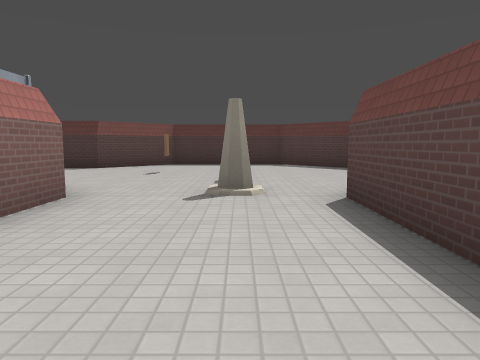
View 1 (above)

21 first-person views from a walk through a Godot game level. The camera is 1.3 m above the floor, tilts 6° down and sees 70° across. The floor is counted in squares, 2 m on a side. Each view is taken from the middle of a square. On the plan, view 1 faces up. The plan holds only what a view shows up to about 10 squares ahead; the rest is blank. Surface patterns are stand-ins for the level's own textures.

View 2
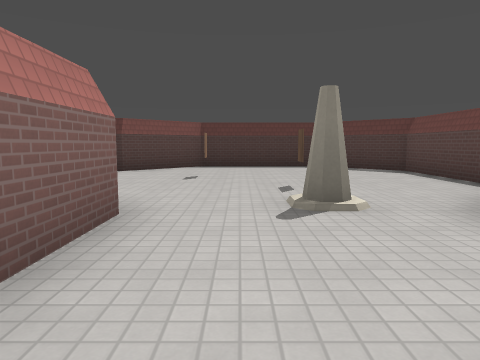

View 3
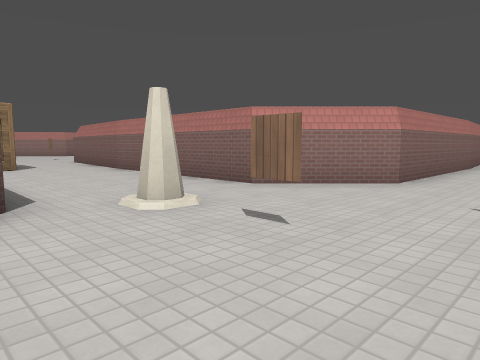

View 4
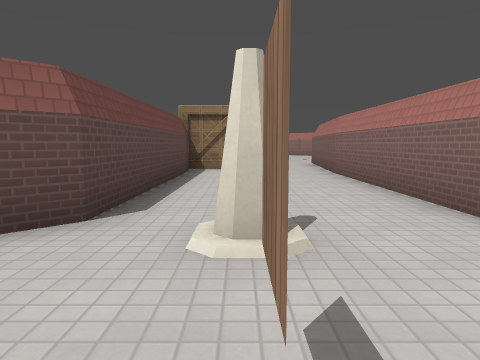

View 5
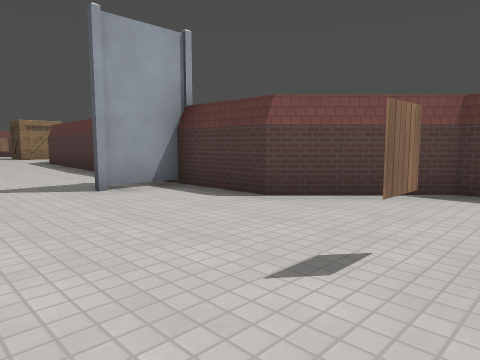

View 6
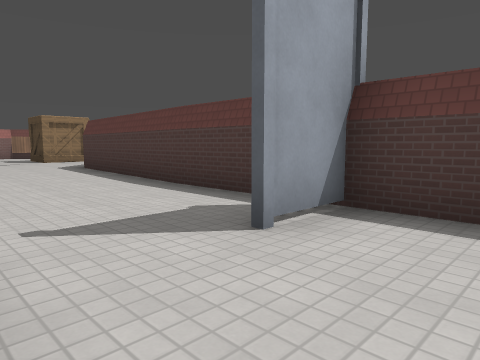

View 7
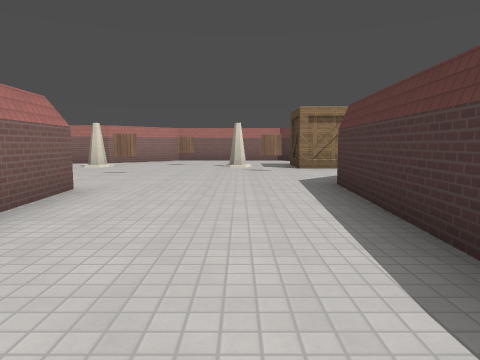

View 8
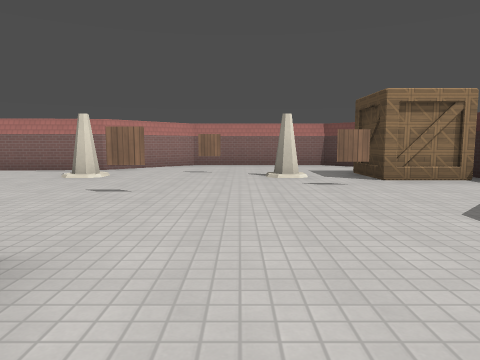

View 9
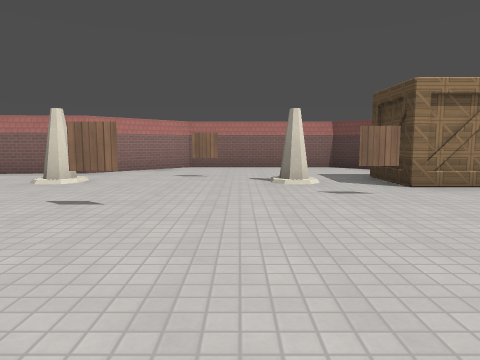

View 10
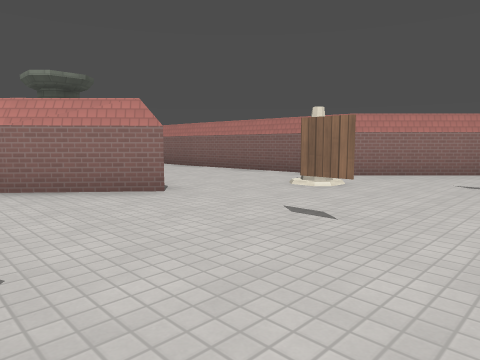

View 11
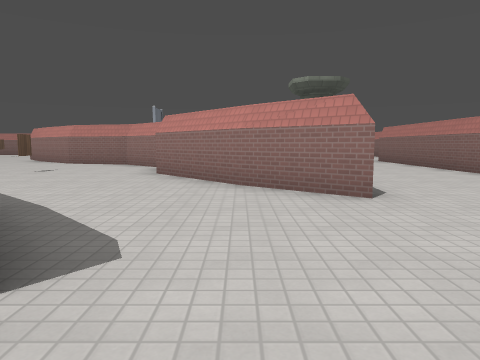

View 12
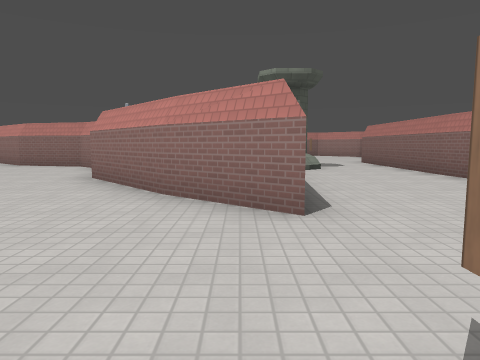

View 13
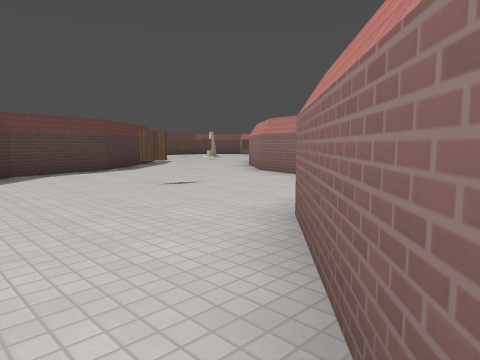

View 14
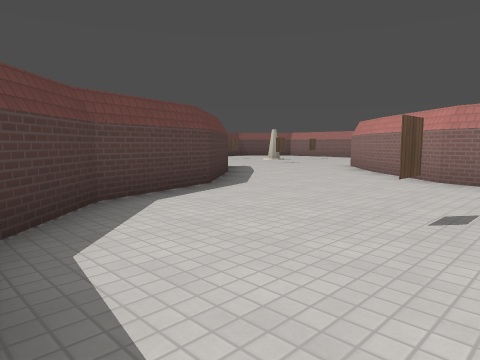

View 15
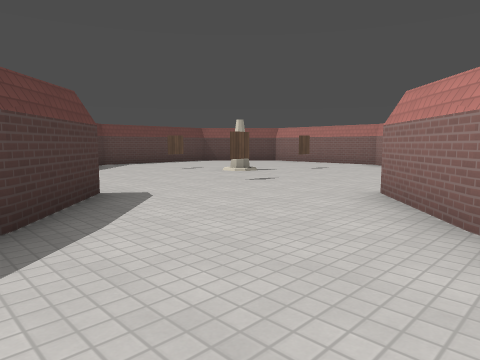

View 16
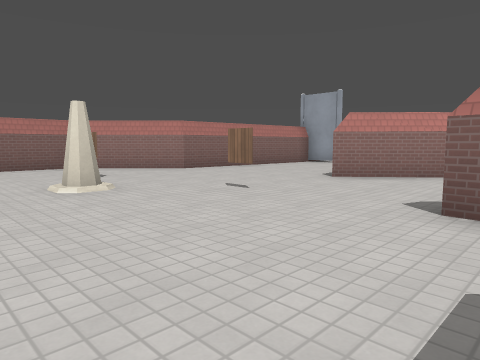

View 17
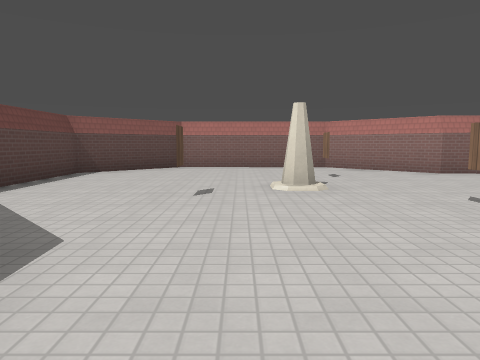

View 18
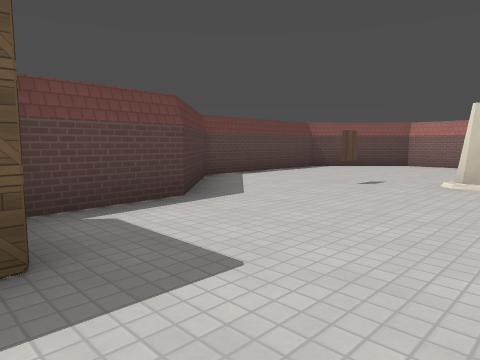

View 19
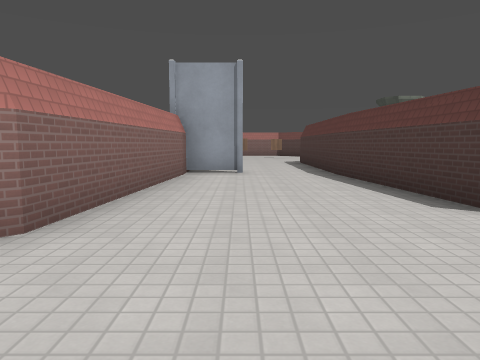

View 20
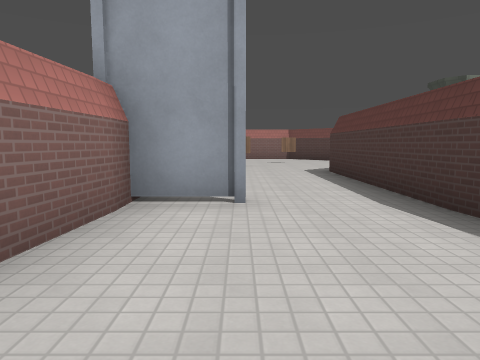

View 21
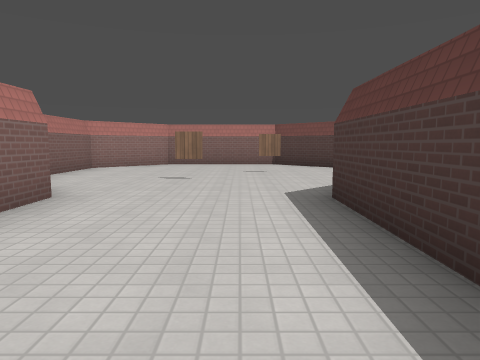

### Floor plan
Points are (right, up) in squares from view 1. A wall is a line through its corners. A room is listed if a view was taken in it or the views show most of it. See-through windows are left out.
Room 1 (views 1, 2, 3, 4, 5, 6)
walls: (-2.1, 4.2) (-2.1, -0.7); (3, 6.6) (3, 9.3) (1.8, 10.5); (-5.6, 5.9) (-3.9, 5.9) (-2.6, 4.7); (-2.1, -0.6) (-2.2, -1.5); (1.1, 11) (-2.1, 11) (-3.8, 9.3) (-5.9, 9.3); (-5.7, 9.4) (-5.7, 7.9); (1.2, -1.9) (1.3, 4.2) (1.7, 4.6)
ways out: opening at (-6, 7) to room 2; opening at (-1.5, -2.5) to room 2
objects: cone (0, 5)
Room 2 (views 7, 8, 9, 10, 11, 12, 13, 14, 15, 16, 17, 18, 19, 20, 21)
walls: (-11.7, -2.6) (-10.4, -3.9) (-8.3, -4.4) (-6.4, -6); (-6.5, -5.9) (-5.1, -7.5); (-9.3, -7.9) (-14.2, -7.9); (-15.7, 3) (-14, 1.6) (-12.2, -0.6); (-4, -3.7) (-5.6, -1.7) (-6.1, 0.4) (-7.3, 1.6); (-5.5, -7.5) (-9.4, -7.9); (-12.9, 5.6) (-8.7, 5.9); (-9.8, -9.9) (-9.8, -11.2) (-9.2, -11.2); (-8.8, 5.9) (-5.6, 5.9); (-2.2, -1.5) (-2.3, -3.1); (-2.5, -4.9) (-4.1, -3.5); (-9.3, -11.2) (-4.4, -11.6) (-2.4, -13.6) (1.6, -13.7) (3.7, -11.7) (3.6, -7.6) (1.6, -5.6) (1.4, -3.7); (-19.5, -6.4) (-20.1, -7); (-14.2, -11.3) (-13.2, -11.3); (-8.6, 9.3) (-13.6, 9.6); (-5.9, 9.3) (-8.8, 9.3); (-20.1, -12.2) (-19.3, -13) (-17.1, -13); (-21, 10.2) (-21.6, 9.6) (-21.6, 5.6) (-19.6, 3.6) (-19.1, -4.1)
ways out: opening at (-6, 7) to room 1; opening at (-1.5, -2.5) to room 1
objects: cone (-18, 4); cone (-18, 8); pillar (-17, -4) to (-16, -3); crate (-17, 10); cone (-1, -9); crate (1, -3)

Positions as (right, up) in squares from view 1, and headings:
1: (0, 0), facing up
2: (-1, 1), facing up
3: (2, 8), facing down-left
4: (0, 7), facing down
5: (-1, 6), facing up-left
6: (-4, 6), facing up-left
7: (-8, 8), facing left
8: (-11, 7), facing left
9: (-12, 7), facing left
10: (-13, 7), facing down-left
11: (-14, 7), facing down
12: (-15, 6), facing down
13: (-14, 2), facing down-right
14: (-10, 2), facing down-right
15: (-7, -3), facing down-right
16: (1, -4), facing down-left
17: (0, -4), facing down
18: (-2, -3), facing down-right
19: (-2, -10), facing left
20: (-6, -10), facing left
21: (-10, -9), facing left
